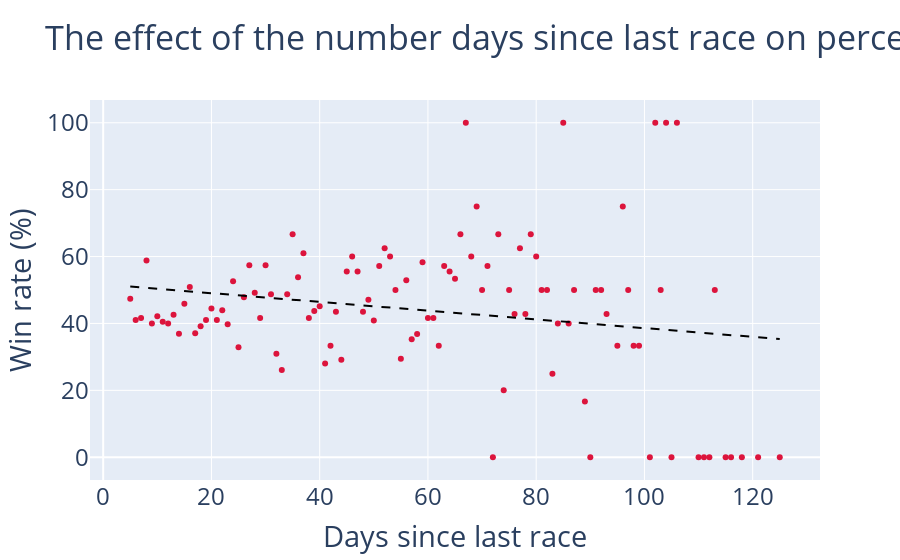

Notebook cell for this chart:
### Markdown cell above
### Day since last rate vs Win_Rate

### Code cell
days_df = calculate_win_rate(df, 'Days')

x = list(days_df.Days)
y = list(days_df.Win_Rate)
z = np.polyfit(x, y, 1)
f = np.poly1d(z)
x_new = np.linspace(x[0], x[-1], 50)
y_new = f(x_new)  # Polyfitted x values

trace1 = go.Scatter(
    x=days_df['Days'],
    y=days_df['Win_Rate'],
    mode='markers',
    line = dict(color='crimson', width=4)
)

trace2 = go.Scatter(
    x=x_new,
    y=y_new,
    mode='lines',
    name='Fit',
    line = dict(color='black', width=2, dash='dash')
    )

layout = go.Layout(
    title='The effect of the number days since last race on percentage of bets won',
    xaxis_title='Days since last race',
    yaxis_title='Win rate (%)',
    showlegend=False,
    font={'size': 24}
)

data = [trace1, trace2]
fig = go.Figure(data=data, layout=layout)
fig.write_image('../images/days-win-rate.png', scale=10)
fig

### Figure 1 — Plotly figure (JSON) as saved in the notebook; plotly's stock layout.template omitted (floating-point values rounded to 4 significant figures)
{"data": [{"line": {"color": "crimson", "width": 4}, "mode": "markers", "type": "scatter", "x": [5, 6, 7, 8, 9, 10, 11, 12, 13, 14, 15, 16, 17, 18, 19, 20, 21, 22, 23, 24, 25, 26, 27, 28, 29, 30, 31, 32, 33, 34, 35, 36, 37, 38, 39, 40, 41, 42, 43, 44, 45, 46, 47, 48, 49, 50, 51, 52, 53, 54, 55, 56, 57, 58, 59, 60, 61, 62, 63, 64, 65, 66, 67, 68, 69, 70, 71, 72, 73, 74, 75, 76, 77, 78, 79, 80, 81, 82, 83, 84, 85, 86, 87, 89, 90, 91, 92, 93, 95, 96, 97, 98, 99, 101, 102, 103, 104, 105, 106, 110, 111, 112, 113, 115, 116, 118, 121, 125], "y": [47.37, 41.03, 41.67, 58.82, 40, 42.17, 40.48, 40, 42.57, 36.89, 45.9, 50.91, 37.06, 39.16, 41.01, 44.44, 41.05, 43.96, 39.73, 52.63, 32.91, 47.83, 57.38, 49.18, 41.67, 57.41, 48.72, 30.95, 26.09, 48.72, 66.67, 53.85, 60.98, 41.67, 43.75, 45.16, 28.0, 33.33, 43.48, 29.17, 55.56, 60, 55.56, 43.48, 47.06, 40.91, 57.14, 62.5, 60, 50, 29.41, 52.94, 35.29, 36.84, 58.33, 41.67, 41.67, 33.33, 57.14, 55.56, 53.33, 66.67, 100, 60, 75, 50, 57.14, 0, 66.67, 20, 50, 42.86, 62.5, 42.86, 66.67, 60, 50, 50, 25, 40, 100, 40, 50, 16.67, 0, 50, 50, 42.86, 33.33, 75, 50, 33.33, 33.33, 0, 100, 50, 100, 0, 100, 0, 0, 0, 50, 0, 0, 0, 0, 0]}, {"line": {"color": "black", "dash": "dash", "width": 2}, "mode": "lines", "name": "Fit", "type": "scatter", "x": [5, 7.449, 9.898, 12.35, 14.8, 17.24, 19.69, 22.14, 24.59, 27.04, 29.49, 31.94, 34.39, 36.84, 39.29, 41.73, 44.18, 46.63, 49.08, 51.53, 53.98, 56.43, 58.88, 61.33, 63.78, 66.22, 68.67, 71.12, 73.57, 76.02, 78.47, 80.92, 83.37, 85.82, 88.27, 90.71, 93.16, 95.61, 98.06, 100.5, 103.0, 105.4, 107.9, 110.3, 112.8, 115.2, 117.7, 120.1, 122.6, 125], "y": [51.01, 50.69, 50.37, 50.05, 49.73, 49.41, 49.09, 48.77, 48.45, 48.13, 47.81, 47.49, 47.17, 46.85, 46.53, 46.21, 45.89, 45.57, 45.25, 44.94, 44.62, 44.3, 43.98, 43.66, 43.34, 43.02, 42.7, 42.38, 42.06, 41.74, 41.42, 41.1, 40.78, 40.46, 40.14, 39.82, 39.5, 39.18, 38.86, 38.54, 38.22, 37.9, 37.58, 37.26, 36.94, 36.62, 36.3, 35.98, 35.66, 35.34]}], "layout": {"font": {"size": 24}, "showlegend": false, "title": {"text": "The effect of the number days since last race on percentage of bets won"}, "xaxis": {"title": {"text": "Days since last race"}}, "yaxis": {"title": {"text": "Win rate (%)"}}}}
